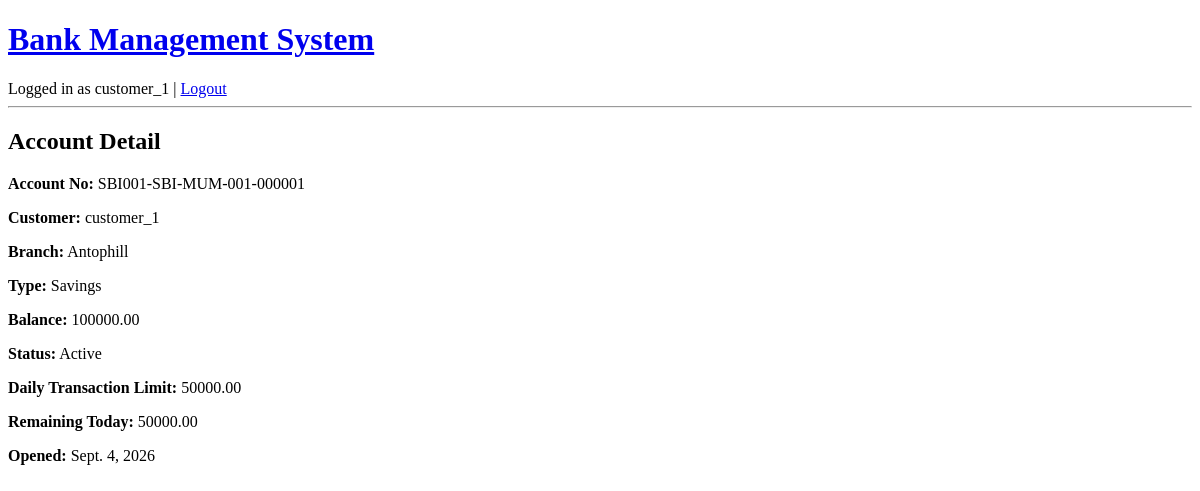
Before: /accounts/1/ (signed in) with the older database file.
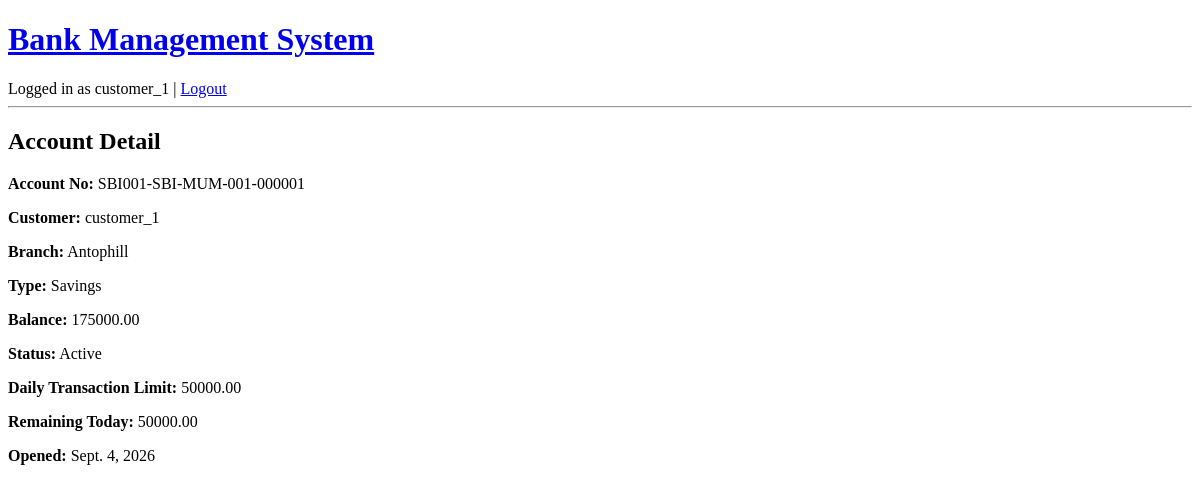
After: the same page with the newer database file.
### accounts/models.py (models this page shows, shortened)
class Account(models.Model):
    ACCOUNT_TYPES = [
        ("SAVINGS", "Savings"),
        ("CURRENT", "Current"),
        ("LOAN", "Loan"),
    ]
    STATUS_CHOICES = [
        ("ACTIVE", "Active"),
        ("CLOSED", "Closed"),
    ]
    account_no = models.CharField(max_length=30, unique=True, editable=False, blank=True)
    customer = models.ForeignKey(Customer, on_delete=models.CASCADE, related_name="accounts")
    branch = models.ForeignKey(Branch, on_delete=models.PROTECT, related_name="accounts")
    account_type = models.CharField(max_length=10, choices=ACCOUNT_TYPES)
    balance = models.DecimalField(max_digits=12, decimal_places=2, default=0.00)
    status = models.CharField(max_length=20, choices=STATUS_CHOICES, default="ACTIVE")
    daily_limit = models.DecimalField(max_digits=12, decimal_places=2, default=50000.00)
    open_date = models.DateField(auto_now_add=True)
    def get_remaining_daily_limit(self):
        from django.utils import timezone
        from django.db.models import Sum
        from transactions.models import Transaction  # local import avoids circular import
        today = timezone.localdate()
        debited_today = Transaction.objects.filter(
            from_account=self,
            transaction_type__in=["WITHDRAW", "TRANSFER"],
            status="SUCCESS",
            timestamp__date=today,
            is_loan_related=False,
        ).aggregate(total=Sum("amount"))["total"] or 0
        remaining = self.daily_limit - debited_today
        return remaining if remaining > 0 else 0

### users/models.py (models this page shows, shortened)
class Customer(models.Model):
    user = models.OneToOneField(User, on_delete=models.CASCADE)
    customer_type = models.CharField(
        max_length=20,
        choices=[("INDIVIDUAL", "Individual"), ("BUSINESS", "Business")]
    )
    dob = models.DateField()
    gender = models.CharField(
        max_length=10,
        choices=[("MALE", "Male"), ("FEMALE", "Female"), ("OTHER", "Other")]
    )
    address = models.TextField()
    kyc_status = models.CharField(
        max_length=20,
        choices=[("PENDING", "Pending"), ("VERIFIED", "Verified")]
    )

### bank/models.py (models this page shows, shortened)
class Branch(models.Model):
    bank = models.ForeignKey(Bank, on_delete=models.CASCADE, related_name="branches")
    name = models.CharField(max_length=150)
    branch_code = models.CharField(max_length=20, unique=True)
    address = models.TextField()
    city = models.CharField(max_length=100)
    state = models.CharField(max_length=100)
    ifsc_code = models.CharField(max_length=15, unique=True)
    contact_phone = models.CharField(max_length=15, blank=True)
    created_at = models.DateTimeField(auto_now_add=True)
    class Meta:
        unique_together = ("bank", "branch_code")

### accounts/views.py (the view)
# urls.py: path("<int:account_id>/", views.account_detail, name="account_detail"),
@login_required
def account_detail(request, account_id):
    account = get_object_or_404(Account, id=account_id)
    is_owner = hasattr(request.user, "customer") and account.customer == request.user.customer
    if not (is_owner or is_admin_or_employee(request.user)):
        messages.error(request, "You do not have permission to view this account.")
        return redirect("customer_dashboard")
    return render(request, "accounts/account_detail.html", {"account": account})

### accounts/templates/accounts/account_detail.html
{% extends "base.html" %}
{% block content %}
<h2>Account Detail</h2>
<p><strong>Account No:</strong> {{ account.account_no }}</p>
<p><strong>Customer:</strong> {{ account.customer.user.get_full_name|default:account.customer.user.username }}</p>
<p><strong>Branch:</strong> {{ account.branch.name }}</p>
<p><strong>Type:</strong> {{ account.get_account_type_display }}</p>
<p><strong>Balance:</strong> {{ account.balance }}</p>
<p><strong>Status:</strong> {{ account.get_status_display }}</p>
<p><strong>Daily Transaction Limit:</strong> {{ account.daily_limit }}</p>
<p><strong>Remaining Today:</strong> {{ account.get_remaining_daily_limit }}</p>
<p><strong>Opened:</strong> {{ account.open_date }}</p>
{% endblock %}

Changed rows visible on the page:
changed Account "SBI001-SBI-MUM-001-000001": balance "100000.00" → "175000.00"
